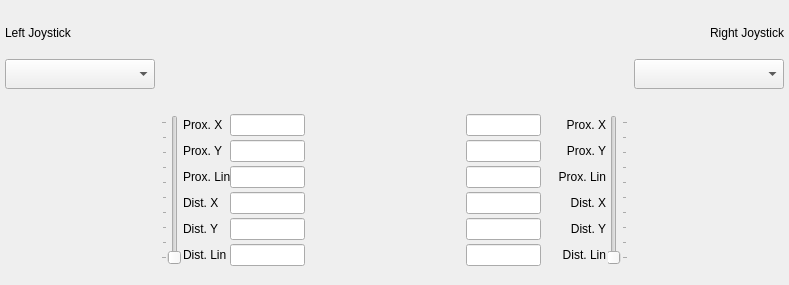
   <widget class="QWidget" name="horizontalLayoutWidget_2">
    <property name="geometry">
     <rect>
      <x>10</x>
      <y>310</y>
      <width>789</width>
      <height>285</height>
     </rect>
    </property>
    <layout class="QHBoxLayout" name="horizontalLayout_2" stretch="1,0,1">
     <property name="leftMargin">
      <number>5</number>
     </property>
     <property name="rightMargin">
      <number>5</number>
     </property>
     <property name="bottomMargin">
      <number>5</number>
     </property>
     <item>
      <layout class="QGridLayout" name="leftGridLayout" rowstretch="0,0,0">
       <property name="sizeConstraint">
        <enum>QLayout::SizeConstraint::SetDefaultConstraint</enum>
       </property>
       <property name="bottomMargin">
        <number>5</number>
       </property>
       <property name="verticalSpacing">
        <number>5</number>
       </property>
       <item row="1" column="0">
        <widget class="QComboBox" name="leftJoyComboBox">
         <property name="minimumSize">
          <size>
           <width>0</width>
           <height>30</height>
          </size>
         </property>
         <property name="maximumSize">
          <size>
           <width>16777215</width>
           <height>30</height>
          </size>
         </property>
         <property name="focusPolicy">
          <enum>Qt::FocusPolicy::NoFocus</enum>
         </property>
        </widget>
       </item>
       <item row="2" column="0">
        <widget class="JoyPad" name="leftJoyPad" native="true">
         <property name="sizePolicy">
          <sizepolicy hsizetype="Fixed" vsizetype="Fixed">
           <horstretch>0</horstretch>
           <verstretch>0</verstretch>
          </sizepolicy>
         </property>
         <property name="minimumSize">
          <size>
           <width>150</width>
           <height>150</height>
          </size>
         </property>
         <property name="maximumSize">
          <size>
           <width>150</width>
           <height>150</height>
          </size>
         </property>
        </widget>
       </item>
       <item row="0" column="0">
        <widget class="QLabel" name="label">
         <property name="sizePolicy">
          <sizepolicy hsizetype="Preferred" vsizetype="Fixed">
           <horstretch>0</horstretch>
           <verstretch>0</verstretch>
          </sizepolicy>
         </property>
         <property name="minimumSize">
          <size>
           <width>0</width>
           <height>15</height>
          </size>
         </property>
         <property name="maximumSize">
          <size>
           <width>16777215</width>
           <height>15</height>
          </size>
         </property>
         <property name="text">
          <string>Left Joystick</string>
         </property>
        </widget>
       </item>
      </layout>
     </item>
     <item>
      <layout class="QVBoxLayout" name="verticalLayout_5">
       <property name="spacing">
        <number>2</number>
       </property>
       <property name="leftMargin">
        <number>0</number>
       </property>
       <property name="rightMargin">
        <number>0</number>
       </property>
       <property name="bottomMargin">
        <number>0</number>
       </property>
       <item>
        <layout class="QHBoxLayout" name="horizontalLayout_6">
         <property name="leftMargin">
          <number>0</number>
         </property>
         <property name="rightMargin">
          <number>0</number>
         </property>
         <item>
          <layout class="QGridLayout" name="gridLayout_5">
           <item row="0" column="0">
            <widget class="JoyPad" name="leftAuxJoyPad" native="true">
             <property name="sizePolicy">
              <sizepolicy hsizetype="Fixed" vsizetype="Fixed">
               <horstretch>0</horstretch>
               <verstretch>0</verstretch>
              </sizepolicy>
             </property>
             <property name="minimumSize">
              <size>
               <width>75</width>
               <height>75</height>
              </size>
             </property>
             <property name="maximumSize">
              <size>
               <width>75</width>
               <height>75</height>
              </size>
             </property>
            </widget>
           </item>
           <item row="1" column="0">
            <spacer name="verticalSpacer">
             <property name="orientation">
              <enum>Qt::Orientation::Vertical</enum>
             </property>
             <property name="sizeType">
              <enum>QSizePolicy::Policy::Fixed</enum>
             </property>
             <property name="sizeHint" stdset="0">
              <size>
               <width>20</width>
               <height>10</height>
              </size>
             </property>
            </spacer>
           </item>
           <item row="0" column="1">
            <spacer name="horizontalSpacer_3">
             <property name="orientation">
              <enum>Qt::Orientation::Horizontal</enum>
             </property>
             <property name="sizeType">
              <enum>QSizePolicy::Policy::MinimumExpanding</enum>
             </property>
             <property name="sizeHint" stdset="0">
              <size>
               <width>40</width>
               <height>20</height>
              </size>
             </property>
            </spacer>
           </item>
          </layout>
         </item>
         <item>
          <spacer name="horizontalSpacer_2">
           <property name="orientation">
            <enum>Qt::Orientation::Horizontal</enum>
           </property>
           <property name="sizeType">
            <enum>QSizePolicy::Policy::Fixed</enum>
           </property>
           <property name="sizeHint" stdset="0">
            <size>
             <width>150</width>
             <height>20</height>
            </size>
           </property>
          </spacer>
         </item>
         <item>
          <layout class="QGridLayout" name="gridLayout_6">
           <property name="leftMargin">
            <number>0</number>
           </property>
           <property name="rightMargin">
            <number>0</number>
           </property>
           <item row="0" column="1">
            <widget class="JoyPad" name="rightAuxJoyPad" native="true">
             <property name="sizePolicy">
              <sizepolicy hsizetype="Fixed" vsizetype="Fixed">
               <horstretch>0</horstretch>
               <verstretch>0</verstretch>
              </sizepolicy>
             </property>
             <property name="minimumSize">
              <size>
               <width>75</width>
               <height>75</height>
              </size>
             </property>
             <property name="maximumSize">
              <size>
               <width>75</width>
               <height>75</height>
              </size>
             </property>
            </widget>
           </item>
           <item row="1" column="1">
            <spacer name="verticalSpacer_2">
             <property name="orientation">
              <enum>Qt::Orientation::Vertical</enum>
             </property>
             <property name="sizeType">
              <enum>QSizePolicy::Policy::Fixed</enum>
             </property>
             <property name="sizeHint" stdset="0">
              <size>
               <width>20</width>
               <height>10</height>
              </size>
             </property>
            </spacer>
           </item>
           <item row="0" column="0">
            <spacer name="horizontalSpacer_4">
             <property name="orientation">
              <enum>Qt::Orientation::Horizontal</enum>
             </property>
             <property name="sizeType">
              <enum>QSizePolicy::Policy::MinimumExpanding</enum>
             </property>
             <property name="sizeHint" stdset="0">
              <size>
               <width>40</width>
               <height>20</height>
              </size>
             </property>
            </spacer>
           </item>
          </layout>
         </item>
        </layout>
       </item>
       <item>
        <layout class="QHBoxLayout" name="horizontalLayout_7">
         <property name="bottomMargin">
          <number>5</number>
         </property>
         <item>
          <layout class="QGridLayout" name="gridLayout_7">
           <property name="bottomMargin">
            <number>0</number>
           </property>
           <property name="verticalSpacing">
            <number>6</number>
           </property>
           <item row="0" column="0">
            <widget class="QSlider" name="leftSpeedSlider">
             <property name="sizePolicy">
              <sizepolicy hsizetype="Fixed" vsizetype="Fixed">
               <horstretch>0</horstretch>
               <verstretch>0</verstretch>
              </sizepolicy>
             </property>
             <property name="minimumSize">
              <size>
               <width>0</width>
               <height>150</height>
              </size>
             </property>
             <property name="maximumSize">
              <size>
               <width>16777215</width>
               <height>150</height>
              </size>
             </property>
             <property name="minimum">
              <number>1</number>
             </property>
             <property name="maximum">
              <number>10</number>
             </property>
             <property name="orientation">
              <enum>Qt::Orientation::Vertical</enum>
             </property>
             <property name="tickPosition">
              <enum>QSlider::TickPosition::TicksAbove</enum>
             </property>
             <property name="tickInterval">
              <number>1</number>
             </property>
            </widget>
           </item>
           <item row="0" column="1">
            <layout class="QFormLayout" name="formLayout_5">
             <property name="verticalSpacing">
              <number>4</number>
             </property>
             <property name="leftMargin">
              <number>0</number>
             </property>
             <property name="rightMargin">
              <number>0</number>
             </property>
             <item row="0" column="0">
              <widget class="QLabel" name="label_8">
               <property name="text">
                <string>Prox. X</string>
               </property>
              </widget>
             </item>
             <item row="0" column="1">
              <widget class="QLineEdit" name="leftProxXLineEdit">
               <property name="sizePolicy">
                <sizepolicy hsizetype="Fixed" vsizetype="Fixed">
                 <horstretch>0</horstretch>
                 <verstretch>0</verstretch>
                </sizepolicy>
               </property>
               <property name="minimumSize">
                <size>
                 <width>75</width>
                 <height>0</height>
                </size>
               </property>
               <property name="maximumSize">
                <size>
                 <width>75</width>
                 <height>16777215</height>
                </size>
               </property>
               <property name="mouseTracking">
                <bool>false</bool>
               </property>
               <property name="focusPolicy">
                <enum>Qt::FocusPolicy::NoFocus</enum>
               </property>
               <property name="contextMenuPolicy">
                <enum>Qt::ContextMenuPolicy::NoContextMenu</enum>
               </property>
               <property name="acceptDrops">
                <bool>false</bool>
               </property>
               <property name="readOnly">
                <bool>true</bool>
               </property>
              </widget>
             </item>
             <item row="1" column="0">
              <widget class="QLabel" name="label_11">
               <property name="text">
                <string>Prox. Y</string>
               </property>
              </widget>
             </item>
             <item row="1" column="1">
              <widget class="QLineEdit" name="leftProxYLineEdit">
               <property name="sizePolicy">
                <sizepolicy hsizetype="Fixed" vsizetype="Fixed">
                 <horstretch>0</horstretch>
                 <verstretch>0</verstretch>
                </sizepolicy>
               </property>
               <property name="minimumSize">
                <size>
                 <width>75</width>
                 <height>0</height>
                </size>
               </property>
               <property name="maximumSize">
                <size>
                 <width>75</width>
                 <height>16777215</height>
                </size>
               </property>
               <property name="mouseTracking">
                <bool>false</bool>
               </property>
               <property name="focusPolicy">
                <enum>Qt::FocusPolicy::NoFocus</enum>
               </property>
               <property name="contextMenuPolicy">
                <enum>Qt::ContextMenuPolicy::NoContextMenu</enum>
               </property>
               <property name="readOnly">
                <bool>true</bool>
               </property>
              </widget>
             </item>
             <item row="3" column="0">
              <widget class="QLabel" name="label_12">
               <property name="text">
                <string>Dist. X</string>
               </property>
              </widget>
             </item>
             <item row="3" column="1">
              <widget class="QLineEdit" name="leftDistXLineEdit">
               <property name="sizePolicy">
                <sizepolicy hsizetype="Fixed" vsizetype="Fixed">
                 <horstretch>0</horstretch>
                 <verstretch>0</verstretch>
                </sizepolicy>
               </property>
               <property name="minimumSize">
                <size>
                 <width>75</width>
                 <height>0</height>
                </size>
               </property>
               <property name="maximumSize">
                <size>
                 <width>75</width>
                 <height>16777215</height>
                </size>
               </property>
               <property name="mouseTracking">
                <bool>false</bool>
               </property>
               <property name="focusPolicy">
                <enum>Qt::FocusPolicy::NoFocus</enum>
               </property>
               <property name="contextMenuPolicy">
                <enum>Qt::ContextMenuPolicy::NoContextMenu</enum>
               </property>
               <property name="readOnly">
                <bool>true</bool>
               </property>
              </widget>
             </item>
             <item row="4" column="0">
              <widget class="QLabel" name="label_13">
               <property name="text">
                <string>Dist. Y</string>
               </property>
              </widget>
             </item>
             <item row="4" column="1">
              <widget class="QLineEdit" name="leftDistYLineEdit">
               <property name="sizePolicy">
                <sizepolicy hsizetype="Fixed" vsizetype="Fixed">
                 <horstretch>0</horstretch>
                 <verstretch>0</verstretch>
                </sizepolicy>
               </property>
               <property name="minimumSize">
                <size>
                 <width>75</width>
                 <height>0</height>
                </size>
               </property>
               <property name="maximumSize">
                <size>
                 <width>75</width>
                 <height>16777215</height>
                </size>
               </property>
               <property name="mouseTracking">
                <bool>false</bool>
               </property>
               <property name="focusPolicy">
                <enum>Qt::FocusPolicy::NoFocus</enum>
               </property>
               <property name="contextMenuPolicy">
                <enum>Qt::ContextMenuPolicy::NoContextMenu</enum>
               </property>
               <property name="readOnly">
                <bool>true</bool>
               </property>
              </widget>
             </item>
             <item row="2" column="0">
              <widget class="QLabel" name="label_17">
               <property name="text">
                <string>Prox. Lin</string>
               </property>
              </widget>
             </item>
             <item row="2" column="1">
              <widget class="QLineEdit" name="leftProxLinearLineEdit">
               <property name="sizePolicy">
                <sizepolicy hsizetype="Fixed" vsizetype="Fixed">
                 <horstretch>0</horstretch>
                 <verstretch>0</verstretch>
                </sizepolicy>
               </property>
               <property name="maximumSize">
                <size>
                 <width>75</width>
                 <height>16777215</height>
                </size>
               </property>
               <property name="focusPolicy">
                <enum>Qt::FocusPolicy::NoFocus</enum>
               </property>
               <property name="contextMenuPolicy">
                <enum>Qt::ContextMenuPolicy::NoContextMenu</enum>
               </property>
               <property name="acceptDrops">
                <bool>false</bool>
               </property>
               <property name="readOnly">
                <bool>true</bool>
               </property>
              </widget>
             </item>
             <item row="5" column="0">
              <widget class="QLabel" name="label_18">
               <property name="text">
                <string>Dist. Lin</string>
               </property>
              </widget>
             </item>
             <item row="5" column="1">
              <widget class="QLineEdit" name="leftDistLinearLineEdit">
               <property name="sizePolicy">
                <sizepolicy hsizetype="Fixed" vsizetype="Fixed">
                 <horstretch>0</horstretch>
                 <verstretch>0</verstretch>
                </sizepolicy>
               </property>
               <property name="maximumSize">
                <size>
                 <width>75</width>
                 <height>16777215</height>
                </size>
               </property>
               <property name="focusPolicy">
                <enum>Qt::FocusPolicy::NoFocus</enum>
               </property>
               <property name="contextMenuPolicy">
                <enum>Qt::ContextMenuPolicy::NoContextMenu</enum>
               </property>
               <property name="acceptDrops">
                <bool>false</bool>
               </property>
               <property name="readOnly">
                <bool>true</bool>
               </property>
              </widget>
             </item>
            </layout>
           </item>
          </layout>
         </item>
         <item>
          <spacer name="horizontalSpacer">
           <property name="orientation">
            <enum>Qt::Orientation::Horizontal</enum>
           </property>
           <property name="sizeType">
            <enum>QSizePolicy::Policy::Fixed</enum>
           </property>
           <property name="sizeHint" stdset="0">
            <size>
             <width>140</width>
             <height>20</height>
            </size>
           </property>
          </spacer>
         </item>
         <item>
          <layout class="QGridLayout" name="gridLayout_8" columnstretch="0,0">
           <property name="verticalSpacing">
            <number>6</number>
           </property>
           <item row="0" column="1">
            <widget class="QSlider" name="rightSpeedSlider">
             <property name="sizePolicy">
              <sizepolicy hsizetype="Fixed" vsizetype="Fixed">
               <horstretch>0</horstretch>
               <verstretch>0</verstretch>
              </sizepolicy>
             </property>
             <property name="minimumSize">
              <size>
               <width>0</width>
               <height>150</height>
              </size>
             </property>
             <property name="maximumSize">
              <size>
               <width>16777215</width>
               <height>150</height>
              </size>
             </property>
             <property name="minimum">
              <number>1</number>
             </property>
             <property name="maximum">
              <number>10</number>
             </property>
             <property name="orientation">
              <enum>Qt::Orientation::Vertical</enum>
             </property>
             <property name="tickPosition">
              <enum>QSlider::TickPosition::TicksBelow</enum>
             </property>
             <property name="tickInterval">
              <number>1</number>
             </property>
            </widget>
           </item>
           <item row="0" column="0">
            <layout class="QFormLayout" name="formLayout_6">
             <property name="verticalSpacing">
              <number>4</number>
             </property>
             <property name="leftMargin">
              <number>0</number>
             </property>
             <property name="rightMargin">
              <number>0</number>
             </property>
             <item row="0" column="1">
              <widget class="QLabel" name="label_14">
               <property name="text">
                <string>Prox. X</string>
               </property>
               <property name="alignment">
                <set>Qt::AlignmentFlag::AlignRight|Qt::AlignmentFlag::AlignTrailing|Qt::AlignmentFlag::AlignVCenter</set>
               </property>
              </widget>
             </item>
             <item row="0" column="0">
              <widget class="QLineEdit" name="rightProxXLineEdit">
               <property name="sizePolicy">
                <sizepolicy hsizetype="Fixed" vsizetype="Fixed">
                 <horstretch>0</horstretch>
                 <verstretch>0</verstretch>
                </sizepolicy>
               </property>
               <property name="minimumSize">
                <size>
                 <width>75</width>
                 <height>0</height>
                </size>
               </property>
               <property name="maximumSize">
                <size>
                 <width>75</width>
                 <height>16777215</height>
                </size>
               </property>
               <property name="mouseTracking">
                <bool>false</bool>
               </property>
               <property name="focusPolicy">
                <enum>Qt::FocusPolicy::NoFocus</enum>
               </property>
               <property name="contextMenuPolicy">
                <enum>Qt::ContextMenuPolicy::NoContextMenu</enum>
               </property>
               <property name="acceptDrops">
                <bool>false</bool>
               </property>
               <property name="readOnly">
                <bool>true</bool>
               </property>
              </widget>
             </item>
             <item row="1" column="1">
              <widget class="QLabel" name="label_15">
               <property name="text">
                <string>Prox. Y</string>
               </property>
               <property name="alignment">
                <set>Qt::AlignmentFlag::AlignRight|Qt::AlignmentFlag::AlignTrailing|Qt::AlignmentFlag::AlignVCenter</set>
               </property>
              </widget>
             </item>
             <item row="1" column="0">
              <widget class="QLineEdit" name="rightProxYLineEdit">
               <property name="sizePolicy">
                <sizepolicy hsizetype="Fixed" vsizetype="Fixed">
                 <horstretch>0</horstretch>
                 <verstretch>0</verstretch>
                </sizepolicy>
               </property>
               <property name="minimumSize">
                <size>
                 <width>75</width>
                 <height>0</height>
                </size>
               </property>
               <property name="maximumSize">
                <size>
                 <width>75</width>
                 <height>16777215</height>
                </size>
               </property>
               <property name="mouseTracking">
                <bool>false</bool>
               </property>
               <property name="focusPolicy">
                <enum>Qt::FocusPolicy::NoFocus</enum>
               </property>
               <property name="contextMenuPolicy">
                <enum>Qt::ContextMenuPolicy::NoContextMenu</enum>
               </property>
               <property name="readOnly">
                <bool>true</bool>
               </property>
              </widget>
             </item>
             <item row="2" column="1">
              <widget class="QLabel" name="label_20">
               <property name="text">
                <string>Prox. Lin</string>
               </property>
               <property name="alignment">
                <set>Qt::AlignmentFlag::AlignRight|Qt::AlignmentFlag::AlignTrailing|Qt::AlignmentFlag::AlignVCenter</set>
               </property>
              </widget>
             </item>
             <item row="2" column="0">
              <widget class="QLineEdit" name="rightProxLinearLineEdit">
               <property name="sizePolicy">
                <sizepolicy hsizetype="Fixed" vsizetype="Fixed">
                 <horstretch>0</horstretch>
                 <verstretch>0</verstretch>
                </sizepolicy>
               </property>
               <property name="maximumSize">
                <size>
                 <width>75</width>
                 <height>16777215</height>
                </size>
               </property>
               <property name="focusPolicy">
                <enum>Qt::FocusPolicy::NoFocus</enum>
               </property>
               <property name="contextMenuPolicy">
                <enum>Qt::ContextMenuPolicy::NoContextMenu</enum>
               </property>
               <property name="acceptDrops">
                <bool>false</bool>
               </property>
               <property name="readOnly">
                <bool>true</bool>
               </property>
              </widget>
             </item>
             <item row="3" column="1">
              <widget class="QLabel" name="label_16">
               <property name="text">
                <string>Dist. X</string>
               </property>
               <property name="alignment">
                <set>Qt::AlignmentFlag::AlignRight|Qt::AlignmentFlag::AlignTrailing|Qt::AlignmentFlag::AlignVCenter</set>
               </property>
              </widget>
             </item>
             <item row="3" column="0">
              <widget class="QLineEdit" name="rightDistXLineEdit">
               <property name="sizePolicy">
                <sizepolicy hsizetype="Fixed" vsizetype="Fixed">
                 <horstretch>0</horstretch>
                 <verstretch>0</verstretch>
                </sizepolicy>
               </property>
               <property name="minimumSize">
                <size>
                 <width>75</width>
                 <height>0</height>
                </size>
               </property>
               <property name="maximumSize">
                <size>
                 <width>75</width>
                 <height>16777215</height>
                </size>
               </property>
               <property name="mouseTracking">
                <bool>false</bool>
               </property>
               <property name="focusPolicy">
                <enum>Qt::FocusPolicy::NoFocus</enum>
               </property>
               <property name="contextMenuPolicy">
                <enum>Qt::ContextMenuPolicy::NoContextMenu</enum>
               </property>
               <property name="readOnly">
                <bool>true</bool>
               </property>
              </widget>
             </item>
             <item row="4" column="1">
              <widget class="QLabel" name="label_19">
               <property name="text">
                <string>Dist. Y</string>
               </property>
               <property name="alignment">
                <set>Qt::AlignmentFlag::AlignRight|Qt::AlignmentFlag::AlignTrailing|Qt::AlignmentFlag::AlignVCenter</set>
               </property>
              </widget>
             </item>
             <item row="4" column="0">
              <widget class="QLineEdit" name="rightDistYLineEdit">
               <property name="sizePolicy">
                <sizepolicy hsizetype="Fixed" vsizetype="Fixed">
                 <horstretch>0</horstretch>
                 <verstretch>0</verstretch>
                </sizepolicy>
               </property>
               <property name="minimumSize">
                <size>
                 <width>75</width>
                 <height>0</height>
                </size>
               </property>
               <property name="maximumSize">
                <size>
                 <width>75</width>
                 <height>16777215</height>
                </size>
               </property>
               <property name="mouseTracking">
                <bool>false</bool>
               </property>
               <property name="focusPolicy">
                <enum>Qt::FocusPolicy::NoFocus</enum>
               </property>
               <property name="contextMenuPolicy">
                <enum>Qt::ContextMenuPolicy::NoContextMenu</enum>
               </property>
               <property name="readOnly">
                <bool>true</bool>
               </property>
              </widget>
             </item>
             <item row="5" column="1">
              <widget class="QLabel" name="label_21">
               <property name="text">
                <string>Dist. Lin</string>
               </property>
               <property name="alignment">
                <set>Qt::AlignmentFlag::AlignRight|Qt::AlignmentFlag::AlignTrailing|Qt::AlignmentFlag::AlignVCenter</set>
               </property>
              </widget>
             </item>
             <item row="5" column="0">
              <widget class="QLineEdit" name="rightDistLinearLineEdit">
               <property name="sizePolicy">
                <sizepolicy hsizetype="Fixed" vsizetype="Fixed">
                 <horstretch>0</horstretch>
                 <verstretch>0</verstretch>
                </sizepolicy>
               </property>
               <property name="maximumSize">
                <size>
                 <width>75</width>
                 <height>16777215</height>
                </size>
               </property>
               <property name="focusPolicy">
                <enum>Qt::FocusPolicy::NoFocus</enum>
               </property>
               <property name="contextMenuPolicy">
                <enum>Qt::ContextMenuPolicy::NoContextMenu</enum>
               </property>
               <property name="acceptDrops">
                <bool>false</bool>
               </property>
               <property name="readOnly">
                <bool>true</bool>
               </property>
              </widget>
             </item>
            </layout>
           </item>
          </layout>
         </item>
        </layout>
       </item>
      </layout>
     </item>
     <item>
      <layout class="QGridLayout" name="rightGridLayout">
       <property name="bottomMargin">
        <number>5</number>
       </property>
       <property name="verticalSpacing">
        <number>5</number>
       </property>
       <item row="1" column="0">
        <widget class="QComboBox" name="rightJoyComboBox">
         <property name="minimumSize">
          <size>
           <width>0</width>
           <height>30</height>
          </size>
         </property>
         <property name="maximumSize">
          <size>
           <width>16777215</width>
           <height>30</height>
          </size>
         </property>
         <property name="focusPolicy">
          <enum>Qt::FocusPolicy::NoFocus</enum>
         </property>
        </widget>
       </item>
       <item row="2" column="0">
        <widget class="JoyPad" name="rightJoyPad" native="true">
         <property name="sizePolicy">
          <sizepolicy hsizetype="Fixed" vsizetype="Fixed">
           <horstretch>0</horstretch>
           <verstretch>0</verstretch>
          </sizepolicy>
         </property>
         <property name="minimumSize">
          <size>
           <width>150</width>
           <height>150</height>
          </size>
         </property>
         <property name="maximumSize">
          <size>
           <width>150</width>
           <height>150</height>
          </size>
         </property>
        </widget>
       </item>
       <item row="0" column="0">
        <widget class="QLabel" name="label_2">
         <property name="sizePolicy">
          <sizepolicy hsizetype="Preferred" vsizetype="Fixed">
           <horstretch>0</horstretch>
           <verstretch>0</verstretch>
          </sizepolicy>
         </property>
         <property name="minimumSize">
          <size>
           <width>0</width>
           <height>15</height>
          </size>
         </property>
         <property name="maximumSize">
          <size>
           <width>16777215</width>
           <height>15</height>
          </size>
         </property>
         <property name="layoutDirection">
          <enum>Qt::LayoutDirection::LeftToRight</enum>
         </property>
         <property name="text">
          <string>Right Joystick</string>
         </property>
         <property name="alignment">
          <set>Qt::AlignmentFlag::AlignRight|Qt::AlignmentFlag::AlignTrailing|Qt::AlignmentFlag::AlignVCenter</set>
         </property>
        </widget>
       </item>
      </layout>
     </item>
    </layout>
   </widget>
